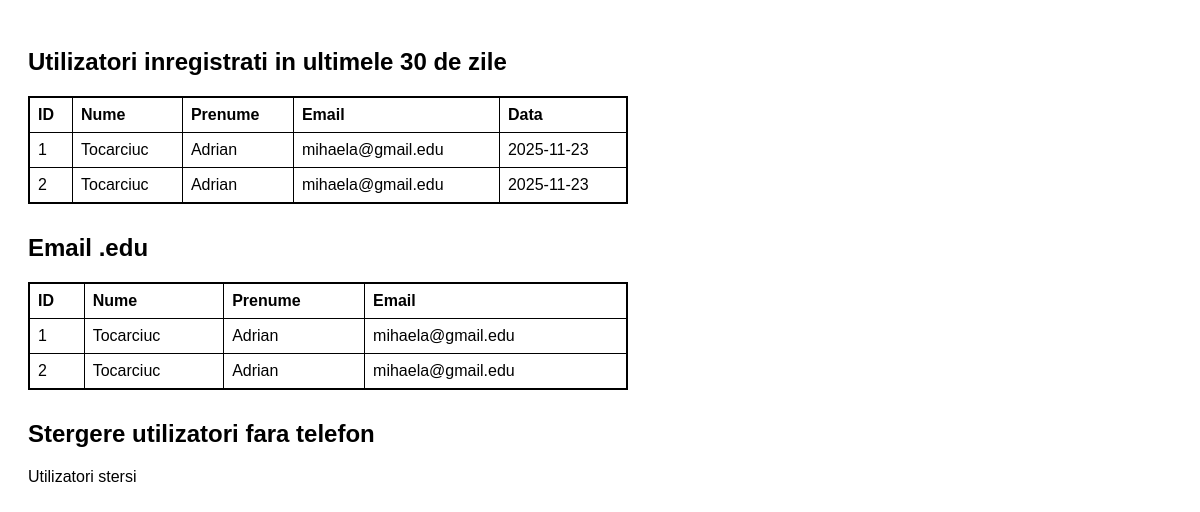
The page /Lab8_Danu/afisari_useri.php on the database its author committed.
### tables this page shows
CREATE TABLE `utilizatori` (
  `id` int(11) NOT NULL,
  `nume` varchar(50) NOT NULL,
  `prenume` varchar(50) NOT NULL,
  `email` varchar(50) NOT NULL,
  `nr_telefon` varchar(20) NOT NULL,
  `data_inregistrare` date NOT NULL
);

### Lab8_Danu/afisari_useri.php (the view, shortened to what this page needs)
<!DOCTYPE html>
<html lang="en">
<head>
    <link rel="stylesheet" href="style.css">
</head>
<body>
    <?php include "connexion.php"; ?>
<h2>Utilizatori inregistrati in ultimele 30 de zile</h2>
<table>
<tr>
    <th>ID</th>
    <th>Nume</th>
    <th>Prenume</th>
    <th>Email</th>
    <th>Data</th>
</tr>
<?php
$r = $conn->query("SELECT * FROM utilizatori WHERE data_inregistrare >= CURDATE() - INTERVAL 30 DAY");
while ($u = $r->fetch_assoc()) {
    echo "<tr>
            <td>".$u['id']."</td>
            <td>".$u['nume']."</td>
            <td>".$u['prenume']."</td>
            <td>".$u['email']."</td>
            <td>".$u['data_inregistrare']."</td>
          </tr>";
}
?>
</table>
<h2>Email .edu</h2>
<table>
<tr>
    <th>ID</th>
    <th>Nume</th>
    <th>Prenume</th>
    <th>Email</th>
</tr>
<?php
$r = $conn->query("SELECT * FROM utilizatori WHERE email LIKE '%@%.edu'");
while ($u = $r->fetch_assoc()) {
    echo "<tr>
            <td>".$u['id']."</td>
            <td>".$u['nume']."</td>
            <td>".$u['prenume']."</td>
            <td>".$u['email']."</td>
          </tr>";
}
?>
</table>
<h2>Stergere utilizatori fara telefon</h2>
<?php
echo "Utilizatori stersi";
?>
</body>
</html>

### Lab8_Danu/style.css (style rules this page uses)
body { font-family: Arial; padding: 20px; }
table { border-collapse: collapse; width: 600px; margin-bottom: 30px; border: 2px solid black; }
th, td { border: 1px solid black; padding: 8px; text-align: left; }

### rows shown on the page
utilizatori: id "1", nume "Tocarciuc", prenume "Adrian", email "mihaela@gmail.edu", data_inregistrare "2025-11-23"
utilizatori: id "2", nume "Tocarciuc", prenume "Adrian", email "mihaela@gmail.edu", data_inregistrare "2025-11-23"
